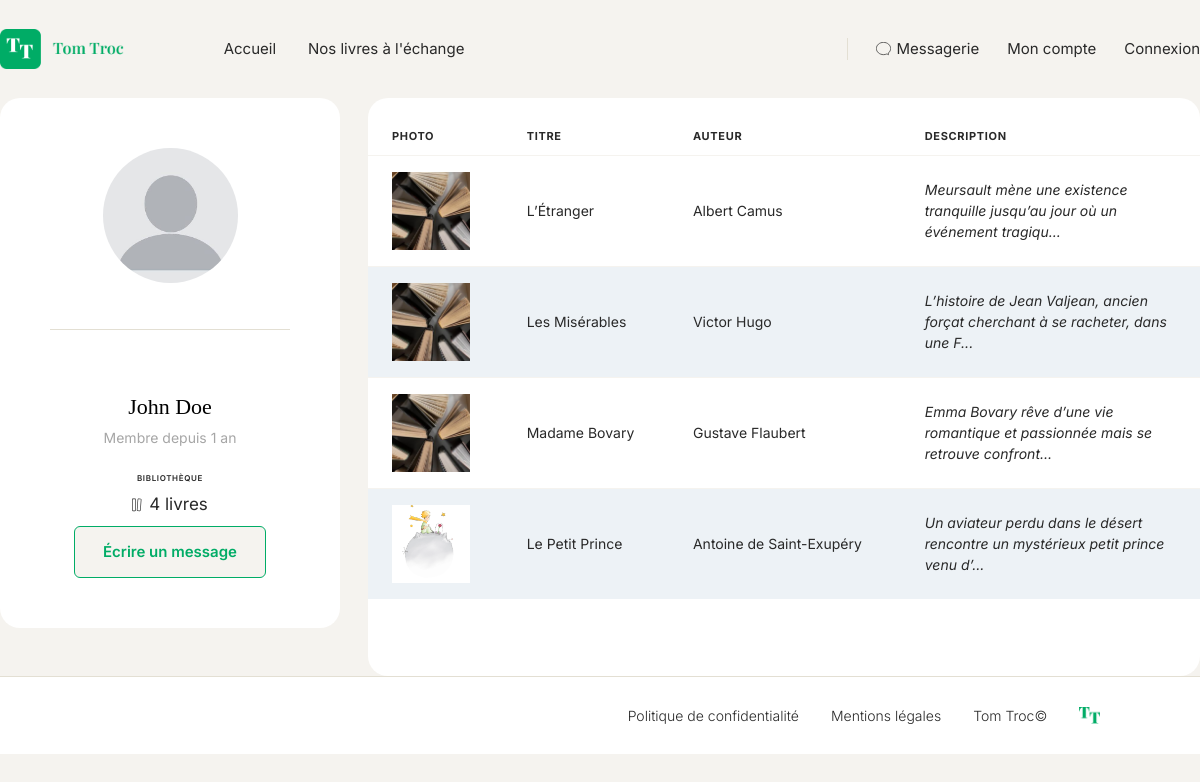
/compte/1, run on the app's committed database.
### tables this page shows
CREATE TABLE users (
    id INT AUTO_INCREMENT PRIMARY KEY,
    username VARCHAR(50) NOT NULL UNIQUE,
    email VARCHAR(255) NOT NULL UNIQUE,
    password VARCHAR(255) NOT NULL,
    avatar VARCHAR(255) NULL,
    created_at TIMESTAMP DEFAULT CURRENT_TIMESTAMP
);

CREATE TABLE books (
    id INT AUTO_INCREMENT PRIMARY KEY,

    owner_id INT NOT NULL,

    title VARCHAR(255) NOT NULL,
    author VARCHAR(255) NOT NULL,
    image VARCHAR(255) NULL,
    description TEXT NULL,
    available BOOLEAN NOT NULL DEFAULT FALSE,

    FOREIGN KEY (owner_id) REFERENCES users(id)
);

### services/AbstractController.php (called while the page is built, shortened)
<?php
abstract class AbstractController
{
    protected function render(string $view, array $data = []): void
    {
        extract($data);
        $viewFile = dirname(__DIR__) . '/views/' . $view . '.php';
        require $viewFile;
        require dirname(__DIR__) . '/views/main.php';
    }
}

### controllers/CompteController.php (called while the page is built, shortened)
<?php
class CompteController extends AbstractController
{
    public function compte(string $id): void
    {
        $userManager = new UserManager();
        $user = $userManager->getUserById($id);
        $bookManager = new BookManager();
        $books = $bookManager->getBooksByOwnerId($user->getId());
        $this->render('compte/compte', [
            'title' => $user->getUsername(),
            'user' => $user,
            'books' => $books,
            'memberSince' => $this->getMemberSince($user->getCreatedAt()),
        ]);
    }
    private function getMemberSince($createdAt): string
    {
        $created = new DateTime($createdAt);
        $now = new DateTime();
        $interval = $created->diff($now);
        if ($interval->y > 0) {
            return $interval->y . ' an' . ($interval->y > 1 ? 's' : '');
        } elseif ($interval->m > 0) {
            return $interval->m . ' mois';
        } else {
            return $interval->d . ' jour' . ($interval->d > 1 ? 's' : '');
        }
    }
}

### index.php (called while the page is built, shortened)
<?php
$router = new Router();
$router->add('', 'AccueilController', 'accueil');
$router->add('accueil', 'AccueilController', 'accueil');
$router->add('nos-livres', 'LivreController', 'livres');
$router->add('livre/add', 'LivreController', 'ajouter');
$router->add('livre/{id}', 'LivreController', 'livre');
$router->add('livre/{id}/update', 'LivreController', 'modification');
$router->add('livre/{id}/delete', 'LivreController', 'suppression');
$router->add('inscription', 'AuthentificationController', 'inscription');
$router->add('connexion', 'AuthentificationController', 'connexion');
$router->add('deconnexion', 'AuthentificationController', 'logout');
$router->add('compte/{id}', 'CompteController', 'compte');
$router->add('mon-compte', 'CompteController', 'monCompte');
$router->add('messages', 'MessageController', 'message');
$router->add('message/{id}', 'MessageController', 'message');
$router->add('message/{id}/nouveau', 'MessageController', 'nouveau');
$router->add('message/{id}/envoyer', 'MessageController', 'envoyer');
$router->dispatch($_SERVER['REQUEST_URI']);

### services/DBManager.php (called while the page is built, shortened)
<?php
class DBManager
{
    private static $instance;
    private $db;
    private function __construct()
    {
        $this->db = new PDO('mysql:host=' . DB_HOST . ';dbname=' . DB_NAME . ';charset=utf8', DB_USER, DB_PASS);
        $this->db->setAttribute(PDO::ATTR_ERRMODE, PDO::ERRMODE_EXCEPTION);
        $this->db->setAttribute(PDO::ATTR_DEFAULT_FETCH_MODE, PDO::FETCH_ASSOC);
    }
    public static function getInstance() : DBManager
    {
        if (!self::$instance) {
            self::$instance = new DBManager();
        }
        return self::$instance;
    }
    public function getPDO() : PDO
    {
        return $this->db;
    }
}

### services/AbstractManager.php (called while the page is built, shortened)
<?php
abstract class AbstractManager {
    public function __construct()
    {
        $this->db = DBManager::getInstance();
    }
}

### managers/UserManager.php (called while the page is built, shortened)
<?php
class UserManager extends AbstractManager
{
    public function getUserById(string $id): ?User
    {
        $sql = "SELECT *
                FROM users
                WHERE id = :id";
        $query = $this->db->getPDO()->prepare($sql);
        $query->execute(['id' => $id]);
        $data = $query->fetch();
        $user = new User($data);
        return $user;
    }
}

### services/AbstractEntity.php (called while the page is built, shortened)
<?php
abstract class AbstractEntity
{
    protected int $id = -1;
    protected function hydrate(array $data) : void
    {
        foreach ($data as $key => $value) {
            $method = 'set' . str_replace('_', '', ucwords($key, '_'));
        }
    }
    public function setId(int $id) : void
    {
        $this->id = $id;
    }
    public function getId() : int
    {
        return $this->id;
    }
}

### models/User.php (called while the page is built, shortened)
<?php
class User extends AbstractEntity
{
    private string $username;
    private ?string $avatar;
    public function getUsername(): string
    {
        return $this->username;
    }
    public function setUsername(string $username): void
    {
        $this->username = $username;
    }
    public function getAvatar(): ?string
    {
        return $this->avatar;
    }
    public function setAvatar(?string $avatar): void
    {
        $this->avatar = $avatar;
    }
}

### managers/BookManager.php (called while the page is built, shortened)
<?php
class BookManager extends AbstractManager
{
    public function getBooksByOwnerId(string $ownerId): array
    {
        $sql = "SELECT *
                FROM books
                WHERE owner_id LIKE :owner_id";
        $query = $this->db->getPDO()->prepare($sql);
        $query->execute(['owner_id' => $ownerId]);
        $books = [];
        while ($data = $query->fetch()) {
            $books[] = new Book($data);
        }
        return $books;
    }
}

### models/Book.php (called while the page is built, shortened)
<?php
class Book extends AbstractEntity
{
    private string $title;
    private string $author;
    private ?string $image = null;
    private ?string $description = null;
    public function getTitle(): string
    {
        return $this->title;
    }
    public function setTitle(string $title): void
    {
        $this->title = $title;
    }
    public function getAuthor(): string
    {
        return $this->author;
    }
    public function setAuthor(string $author): void
    {
        $this->author = $author;
    }
    public function getImage(): ?string
    {
        return $this->image;
    }
    public function setImage(?string $image): void
    {
        $this->image = $image;
    }
    public function getDescription(): ?string
    {
        return $this->description;
    }
    public function setDescription(?string $description): void
    {
        $this->description = $description;
    }
}

### views/compte/compte.php (the view)
<div class="container compte-public">
    <div class="account__panels">
        <div class="card profile-card">
            <img src="assets/images/<?= htmlspecialchars($user->getAvatar() ?? 'profil.jpg') ?>" alt="Avatar de <?= htmlspecialchars($user->getUsername()) ?>" class="profile-card__avatar">
            <hr class="profile-card__divider">
            <p class="profile-card__username"><?= htmlspecialchars($user->getUsername()) ?></p>
            <p class="profile-card__member-since">Membre depuis <?= htmlspecialchars($memberSince) ?></p>
            <p class="profile-card__label">Bibliothèque</p>
            <p class="profile-card__book-count"><img src="assets/images/bibliothèque.svg"><?= count($books) ?> livre<?= count($books) > 1 ? 's' : '' ?></p>
            <a href="message/<?= htmlspecialchars($user->getId()) ?>/nouveau" class="button button--outline profile-card__contact-button">
                Écrire un message
            </a>
        </div>
    </div>
    <div class="card account-books">
        <table class="account-books__table">
            <thead>
                <tr>
                    <th>Photo</th>
                    <th>Titre</th>
                    <th>Auteur</th>
                    <th>Description</th>
                </tr>
            </thead>
            <tbody>
                <?php foreach ($books as $book): ?>
                    <tr>
                        <td>
                            <img src="assets/images/<?= htmlspecialchars($book->getImage() ?? 'livre.jpg') ?>" alt="Couverture de <?= htmlspecialchars($book->getTitle()) ?>" class="account-books__thumbnail">
                        </td>
                        <td>
                            <a href="livre/<?= htmlspecialchars($book->getId()) ?>">
                                <?= htmlspecialchars($book->getTitle()) ?>
                            </a>
                        </td>
                        <td><?= htmlspecialchars($book->getAuthor()) ?></td>
                        <td class="account-books__description">
                            <?= htmlspecialchars(mb_strimwidth($book->getDescription(), 0, 80, '...')) ?>
                        </td>
                    </tr>
                <?php endforeach; ?>
            </tbody>
        </table>
    </div>
</div>

### services/Router.php (shortened to what this page needs)
<?php
class Router
{
    private array $routes = [];
    public function add(string $uri, string $controller, string $method): void
    {
        $uri = trim($uri, '/');
        $pattern = preg_replace('#\{[a-zA-Z_]+\}#', '([^/]+)', $uri);
        $pattern = '#^' . $pattern . '$#';
        $this->routes[] = [
            'pattern' => $pattern,
            'controller' => $controller,
            'method' => $method,
        ];
    }
    public function dispatch(string $uri): void
    {
        $path = parse_url($uri, PHP_URL_PATH);
        $path = trim($path, '/');
        foreach ($this->routes as $route) {
            if (preg_match($route['pattern'], $path, $matches)) {
                array_shift($matches);
                $method = $route['method'];
                $controller = new $controllerClass();
                $controller->$method(...$matches);
                return;
            }
        }
    }
}

### assets/css/base.css (style rules this page uses)
* { box-sizing: border-box; margin: 0; padding: 0; }
img { max-width: 100%; display: block; }
a { color: inherit; text-decoration: none; }
:root { --color-bg: #F5F3EF; --color-bg-soft: #FAF9F7; --color-bg-muted: #EFEBE1; --color-surface: #FFFFFF; --color-primary: #00AC66; --color-primary-dark: #23875A; --color-text: black; --color-text-muted: #292929; --color-text-faint: #A6A6A6; --color-border: #E3DFD3; --color-danger-bg: #C56D6D; --color-danger-text: white; --color-form-field: #EDF2F6; --color-form-field-border: #F0F0F0; --color-disponible: #6DC5A1; --color-indisponible: #C56D6D; --color-supprimer: #CB2D2D; --font-display: 'Playfair Display', Georgia, 'Times New Roman', serif; --font-body: 'Inter', -apple-system, BlinkMacSystemFont, 'Segoe UI', Helvetica, Arial, sans-serif; --container-width: 1200px; --section-padding-y: 96px; --radius-sm: 6px; --radius-md: 10px; }
body { font-family: var(--font-body); color: var(--color-text); background-color: var(--color-bg); line-height: 1.5; }
.container { max-width: var(--container-width); margin: 0 auto; padding: 0px; }

### assets/css/components.css (style rules this page uses)
.button { display: inline-block; font-size: 15px; font-weight: 600; padding: 14px 28px; border-radius: var(--radius-sm); transition: background-color 0.2s ease, color 0.2s ease, border-color 0.2s ease; }
.button--outline { background-color: var(--color-bg); color: var(--color-primary); border: 1.5px solid var(--color-primary); }
.card { background-color: var(--color-surface); border-radius: 20px; padding: 50px; }

### assets/css/pages/mon-compte.css (style rules this page uses)
.account__panels { display: flex; gap: 24px; margin-bottom: 48px; }
.profile-card { display: flex; flex-direction: column; flex: 1 1 360px; text-align: center; align-items: center; }
.profile-card__avatar { width: 135px; height: 135px; border-radius: 50%; object-fit: cover; margin: 0 auto 6px; }
.profile-card__divider { width: 240px; border: none; border-top: 1px solid var(--color-border); margin: 40px 0 60px 0; align-items: center; }
.profile-card__username { font-family: var(--font-display); font-weight: 400; font-size: 22px; color: var(--color-text); margin-bottom: 4px; }
.profile-card__member-since { font-size: 14px; color: var(--color-text-faint); margin-bottom: 24px; }
.profile-card__label { font-size: 8px; font-weight: 600; letter-spacing: 0.08em; text-transform: uppercase; color: var(--color-text-muted); margin-bottom: 8px; }
.profile-card__book-count { font-size: 17px; color: var(--color-text-muted); display: flex; flex-direction: row; justify-content: center; gap: 7px; }
.profile-card__book-count img { height: auto; width: 10px; }
.profile-card__contact-button { margin-top: 8px; }
.account-books { padding: 0; overflow: hidden; width: 100%; }
.account-books__table { width: 100%; border-collapse: collapse; color: var(--color-text-muted); }
.account-books__table a { color: var(--color-text-muted); }
.account-books__table thead th { text-align: left; font-size: 11px; font-weight: 700; letter-spacing: 0.06em; text-transform: uppercase; padding: 30px 24px 10px 24px; }
.account-books__table tbody tr:nth-child(even) { background-color: var(--color-form-field); }
.account-books__table td { padding: 16px 24px; font-size: 14px; color: var(--color-text-muted); vertical-align: middle; border-top: 1px solid var(--color-bg); }
.account-books__thumbnail { width: 78px; height: 78px; object-fit: cover; }
.account-books__description { font-style: italic; max-width: 280px; }
.compte-public { display: flex; flex-direction: row; gap: 28px; }
.compte-public > .account__panels { width: 33%; height: min-content; }

### data on the page
users: username "John Doe"
books: title "L’Étranger", author "Albert Camus", description "Meursault mène une existence tranquille jusqu’au jour où un événement tragiqu..."
books: title "Les Misérables", author "Victor Hugo", description "L’histoire de Jean Valjean, ancien forçat cherchant à se racheter, dans une F..."
books: title "Madame Bovary", author "Gustave Flaubert", description "Emma Bovary rêve d’une vie romantique et passionnée mais se retrouve confront..."
books: image (picture), title "Le Petit Prince", author "Antoine de Saint-Exupéry", description "Un aviateur perdu dans le désert rencontre un mystérieux petit prince venu d’..."

### other printed values
$memberSince "1 an"
count($books) "4"
